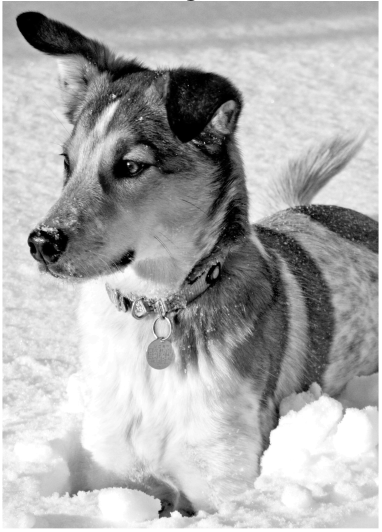
#> input picture Mathe/Numerik_2/Proseminar/Blatt 12/dog (1).png, 382 x 532 px, found by its file name
$ jupyter execute sheet_12_lukas_meinschad.ipynb
#> lines starting #> are read from the running program, lines starting #| are printed output that depends on the picture
[cell 1]
import numpy as np
import matplotlib.pyplot as plt
np.random.seed(42)

# Exercise 1 Power iteration algorithm

We here consider the matrix $A \in M_N(\mathbb{R})$ defined by

\begin{equation}
A = \begin{pmatrix}
2 & -1 & 0 ... & 0 \\
-1 & 2 & -1 & 0 ... & 0 \\
0 & ... & ...& ... & 0 \\
... & ... & -1 & 2 & -1 \\
0 & ... & 0 & -1 & 2
\end{pmatrix}
\end{equation}

## Part 1

We consider the Cases $N=10$ and $N=100$ we will construct $A$ for the 2 vlaues of $N$ and programm the power method to compute the largest eigenvalue of $A$ plot the evolution of the computed eigenvalue as a function of the number of iterations.

We consider a diagonizable matrix $A$ with the eigenvalue decompositon

\begin{equation}
A = V \Lambda V^{-1}
\end{equation}

with $\Lambda = diag(\lambda_1, \lambda_2, ..., \lambda_N)$ the diagonal matrix of eigenvalues and $V$ the matrix of eigenvectors. The power method consists in iteratively computing

When we take powers of $A$:

$A^k = V \Lambda^k V^{-1}$

Idea take a random vector $b \in \mathbb{R}^N$ and compute

\begin{equation}
b = \sum_{i=1}^N v_ib_i = V \tilde{b}
\end{equation}

Now rewrite $A^k b = A^k V \tilde{b}$ as a sum over eigenvalues

**Final Algorithm**
1. Draw random vector $b_0$
2. Set $b_1 := Ab_0$
3. For $k=2... K,$ set $\tilde{b}_k := Ab_{k-1}$ normalize by setting $b_k = \frac{\tilde{b}_k}{\|\tilde{b}_k\|}$
4. Return $b_K$

[cell 2]
import numpy as np

def create_tridiagonal_matrix(N):
    """Creates the tridiagonal matrix A of size N x N as described above."""
    A = 2 * np.eye(N)
    for i in range(N - 1):
        A[i, i + 1] = -1
        A[i + 1, i] = -1
    return A

[cell 3]
def power_iteration_eigvals(A,num_iterations=1000):
    """
    Applies the powert iteration method to find the largest eigenvalue of matrix A
    """
    b = np.random.rand(A.shape[1])
    b_k_list = []

    for i in range(num_iterations):

        # New
        b_k_tilde = A @ b
        b_k = b_k_tilde / np.linalg.norm(b_k_tilde)
        b_k_list.append(b_k)
        b = b_k

    return b, b_k_list

Now for the values values of $N = 10$ and $N=100$ we plot the evolution of the eigenvalue as a function of the nmber of iterations. And provide the order and rate of convergence.

[cell 4]
# Compute and plot the evolution of the largest eigenvalue estimate for N=10 and N=100

Ns = [10, 100]
num_iterations = 100

plt.figure(figsize=(12, 5))

for idx, N in enumerate(Ns):
    A = create_tridiagonal_matrix(N)
    _, b_k_list = power_iteration_eigvals(A, num_iterations=num_iterations)
    plt.plot(range(num_iterations), [np.linalg.norm(A @ b_k) for b_k in b_k_list], label=f'N={N}')

plt.xlabel('Iteration')
plt.ylabel('Estimated Largest Eigenvalue')
plt.title('Power Iteration: Convergence of Largest Eigenvalue Estimate')
plt.legend()
plt.grid(True)
plt.show()

[cell 5]
b, _ = power_iteration_eigvals(create_tridiagonal_matrix(100), num_iterations=1000)
print(f"Largest eigenvalue estimate for N=100: {np.linalg.norm(create_tridiagonal_matrix(100) @ b)}")
b, _ = power_iteration_eigvals(create_tridiagonal_matrix(10), num_iterations=1000)
print(f"Largest eigenvalue estimate for N=10: {np.linalg.norm(create_tridiagonal_matrix(10) @ b)}")

## Part 2

Programm the inverse power method to compute the smalles eigenvalue of $A$ and again plot the evolution of this eigenvalue a a function of the number of iterations provide the order and rate of convergence.

[cell 6]
def inverse_power_iteration_eigvals(A, num_iterations=100):
    A_inv = np.linalg.inv(A)
    b = np.random.rand(A.shape[1])
    b_k_list = []
    for i in range(num_iterations):
        b_k_tilde = A_inv @ b
        b_k = b_k_tilde / np.linalg.norm(b_k_tilde)
        b_k_list.append(b_k)
        b = b_k
    return b, b_k_list

[cell 7]
plt.figure(figsize=(12, 5))
num_iterations=30
Ns = [10,30,50, 100]
for N in Ns:
    A = create_tridiagonal_matrix(N)
    _, b_k_list = inverse_power_iteration_eigvals(A, num_iterations=num_iterations)
    # Estimate smallest eigenvalue at each iteration
    eigvals_inv = [np.linalg.norm(A @ b_k) for b_k in b_k_list]
    plt.plot(range(num_iterations), eigvals_inv, label=f'N={N}')

plt.xlabel('Iteration')
plt.ylabel('Estimated Smallest Eigenvalue')
plt.title('Inverse Power Iteration: Convergence of Smallest Eigenvalue Estimate')
plt.legend()
plt.grid(True)
plt.show()
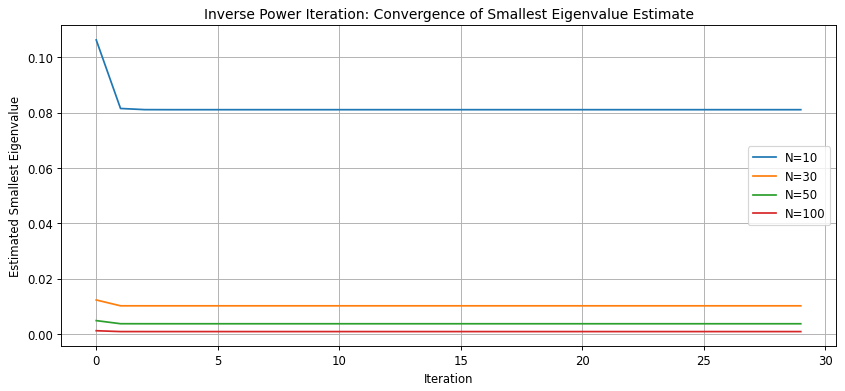
#> figure drawn by matplotlib, 1 panel; curve peaks at x = 0, y = 0.106; curve peaks at x = 0, y = 0.0124; curve peaks at x = 0, y = 0.00493

## Part 3 (Optional)

It can be shown that the eigenvalues of $A$ lie between $0$ and $$ implement an algoritm to compute the eigenvalue of $A$ closest to $1$

[cell 8]
A = create_tridiagonal_matrix(3)
eigvals, eigenvecs = np.linalg.eig(A)
print(f"Eigenvalues of the tridiagonal matrix A (N=100): {eigvals}")

**Shifted Inverse Power Method**

So the inverse power method computes the eigenvalue closest to $0$, by shifting we can compute the eigenvalue closest to any chosen value $s$. Then by searching various values of this $s$ we can hope to find all other eigenvalues.

Main idea is that for any number $s$ matrix $A-sI$ has eigenvalues $\lambda_i -  s$ with the same eigenvectors as $A$

\begin{equation}
(A-sI)v_i = (\lambda_i - s)v_i
\end{equation}

Thus applying the inverse power method to $A-sI$ computes the largest eigenvalue $\gamma$ and then $\lambda=1/(\gamma + s)$ is the eigenvalue closest to $s$.

[cell 9]
from scipy.linalg import lu_factor, lu_solve

def shifted_inverse_power_method(A,s,max_iter=1000,tol=1e-10):
    """
    Uses the shifted inverse power method to find the eigenvalue closest to s.

    Parameters:
    A : np.ndarray
        The matrix for which we want to find the eigenvalue.
    s : float
        The shift value, (search value)
    max_iter : int
        The maximum number of iterations.
    tol : float
        The tolerance for convergence.
    """
    n = A.shape[0]
    I = np.eye(n)
    A_shifted = A - s * I

    # LU Decomposition
    lu, piv = lu_factor(A_shifted)

    v = np.random.rand(n)
    v = v/ np.linalg.norm(v)

    eigenvalue_old = 0
    for _ in range(max_iter):
        # Solve (A-sI)w = v
        w = lu_solve((lu, piv), v)

        # Approximate the eigenvalue
        eigenvalue_new = np.dot(v,w)

        #Normalize
        v_new = w/ np.linalg.norm(w)

        # Check for convergence
        if np.abs(eigenvalue_new - eigenvalue_old) < tol:
            break
        v = v_new
        eigenvalue_old = eigenvalue_new

    # Convert back
    eigenvalue = s + 1/eigenvalue_new
    return eigenvalue, v

# Now implement a method to get all the eigenvalues of the matrix A using the shifted inverse power method

def find_all_eigenvalues(A, num_shifts=10, max_iter=1000,tol=1e-8):
    """
    Finds all the eigenvalues of the matrix A using the shifted inverse power method

    Parameters:
    A : np.ndarray
        The matrix for which we want to find the eigenvalues.
    num_shifts : int
        The number of shifts to use.
    max_iter : int
        The maximum number of iterations.
    tol : float
        The tolerance for convergence.
    """
#> called with A = array of shape (6, 6), num_shifts = 100, max_iter = 1000, tol = 1e-08
    n = A.shape[0]
    eigenvalues = []

    # Find the largest magnitude eigenvalue
    # For this i use normal power iteration
    b, _ = power_iteration_eigvals(A, num_iterations=max_iter)
    lambda_max = np.linalg.norm(A @ b)
    eigenvalues.append(lambda_max)

    # For symmetric matrices the range
    # of eigenvalues is givren by [-|lambda_max|, |lambda_max|]
    if np.allclose(A, A.T):
        a  = -abs(lambda_max)
        b = abs(lambda_max)
    else:
        # For normal matrices we use Gershgorin Circles
        a = np.min(np.diag(A) - np.sum(np.abs(A),axis=1))
        b = np.max(np.diag(A) + np.sum(np.abs(A),axis=1))

    print(a,b)
    # Generate shifts
    shifts = np.linspace(a, b, num_shifts)

    for s in shifts:
        try:
            lambda_s, _ = shifted_inverse_power_method(A, s, max_iter=max_iter, tol=tol)

            # Check if this is a new eigenvalue
            is_new = True
            for ev in eigenvalues:
                if np.abs(ev-lambda_s) < tol:
                    is_new = False
                    break
            if is_new:
                eigenvalues.append(lambda_s)
        except np.linalg.LinAlgError:
            print(f"Failed to converge for shift {s}. Skipping.")
            continue
    # Remove duplicates and sort
    unique_eigenvalues = np.unique(np.round(eigenvalues, decimals=5))

    return sorted(unique_eigenvalues)

[cell 10]
# Find all eigenvalues of the tridiagonal matrix A for N=100
A = create_tridiagonal_matrix(6)
eigenvalues = find_all_eigenvalues(A, num_shifts=100, max_iter=1000, tol=1e-8)
print(eigenvalues)

# find eigenvalues using numpy
eigenvalues_np, _ = np.linalg.eig(A)
print(f"Eigenvalues using numpy: {np.sort(eigenvalues_np)}")

One can here clearly see that this method works, but it is not very efficient and very dependent on the choice of the number of shifts.

# Exercise 2 (Power Iteration Algorithm)

In this example, we explore the limitations of the power method. Let $A$ be the matrix

## Part 1

Implement the power method with the initial vector $x_0 = (1,0,0,0)^T$ and study the evolution of the computed eigenvalue and plot $||x_k||_2$ as a function of iterations.

[cell 11]
A= np.array(
    [[0.5172, 0.5473, -1.224, 0.8012],
    [0.5473, 1.388, 1.353, -1.112],
    [-1.224, 1.353, 0.03642, 2.893],
    [0.8012, -1.112, 2.893, 0.05172]]
)

mu_1 = -4
mu_2 = 3
mu_3 = 2
mu_4 = 1

w_1 = np.array([0.3225,-0.3225,0.6451,-0.6129])
w_2 = np.array([-0.1290,0.1290,0.7419,-0.6451])

[cell 12]
# Power method with initial vector x0 = (1, 0, 0, 0)^T for matrix A
x0 = np.array([1.0, 0.0, 0.0, 0.0])
num_iters = 30
x = x0.copy()
norms = []
eig_estimates = []

for _ in range(num_iters):
    x = A @ x
    norm_x = np.linalg.norm(x)
    norms.append(norm_x)
    x = x / norm_x
    eig_estimates.append(x @ (A @ x))

plt.figure(figsize=(10, 4))
plt.subplot(1, 2, 1)
plt.plot(range(1, num_iters+1), eig_estimates, marker='o')
plt.xlabel('Iteration')
plt.ylabel('Estimated Eigenvalue')
plt.title('Power Method: Eigenvalue Estimate')

plt.subplot(1, 2, 2)
plt.plot(range(1, num_iters+1), norms, marker='o')
plt.xlabel('Iteration')
plt.ylabel(r'$||x_k||_2$')
plt.title('Power Method: Norm Evolution')

plt.tight_layout()
plt.show()
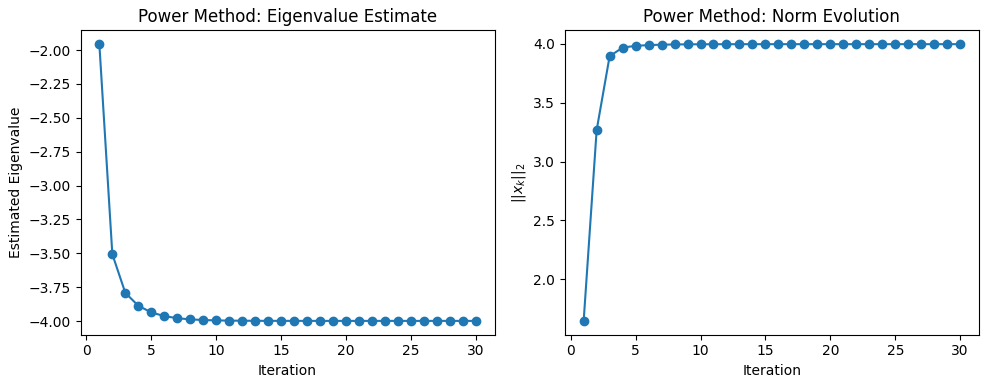
#> figure drawn by matplotlib, 2 panels; panel 1: curve peaks at x = 1, y = -1.96; panel 2: curve peaks at x = 30, y = 4

[cell 13]
# Power method with initial vector x0 = (1, 1, 1, 0)^T for matrix A
x0_new = np.array([1, 1.0, 1.0, 0.0])
x_new = x0_new.copy()
norms_new = []
eig_estimates_new = []

for _ in range(num_iters):
    x_new = A @ x_new
    norm_x_new = np.linalg.norm(x_new)
    norms_new.append(norm_x_new)
    x_new = x_new / norm_x_new
    eig_estimates_new.append(x_new @ (A @ x_new))

plt.figure(figsize=(10, 4))
plt.subplot(1, 2, 1)
plt.plot(range(1, num_iters+1), eig_estimates_new, marker='o', label='x0=(1,1,1,0)')
plt.xlabel('Iteration')
plt.ylabel('Estimated Eigenvalue')
plt.title('Power Method: Eigenvalue Estimate')
plt.legend()

plt.subplot(1, 2, 2)
plt.plot(range(1, num_iters+1), norms_new, marker='o', label='x0=(1,1,1,0)')
plt.xlabel('Iteration')
plt.ylabel(r'$||x_k||_2$')
plt.title('Power Method: Norm Evolution')
plt.legend()

plt.tight_layout()
plt.show()
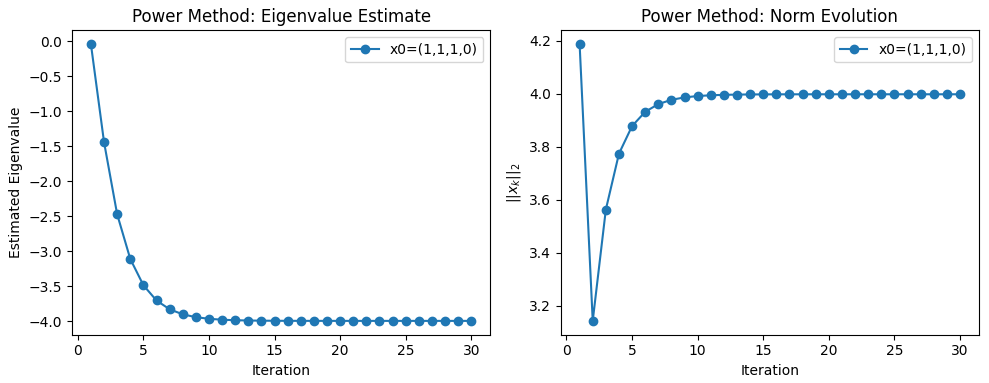
#> figure drawn by matplotlib, 2 panels; panel 1: curve peaks at x = 1, y = -0.0424; panel 2: curve peaks at x = 1, y = 4.19

[cell 14]
# Power method with initial vector x0 = (1, 1, 0, 0)^T for matrix A
x0_ortho = np.array([1.0, 1.0, 0.0, 0.0])
x_ortho = x0_ortho.copy()
norms_ortho = []
eig_estimates_ortho = []

for _ in range(num_iters):
    x_ortho = A @ x_ortho
    norm_x_ortho = np.linalg.norm(x_ortho)
    norms_ortho.append(norm_x_ortho)
    x_ortho = x_ortho / norm_x_ortho
    eig_estimates_ortho.append(x_ortho @ (A @ x_ortho))

plt.figure(figsize=(10, 4))
plt.subplot(1, 2, 1)
plt.plot(range(1, num_iters+1), eig_estimates_ortho, marker='o', label='x0=(1,1,0,0)')
plt.xlabel('Iteration')
plt.ylabel('Estimated Eigenvalue')
plt.title('Power Method: Eigenvalue Estimate')
plt.legend()

plt.subplot(1, 2, 2)
plt.plot(range(1, num_iters+1), norms_ortho, marker='o', label='x0=(1,1,0,0)')
plt.xlabel('Iteration')
plt.ylabel(r'$||x_k||_2$')
plt.title('Power Method: Norm Evolution')
plt.legend()

plt.tight_layout()
plt.show()
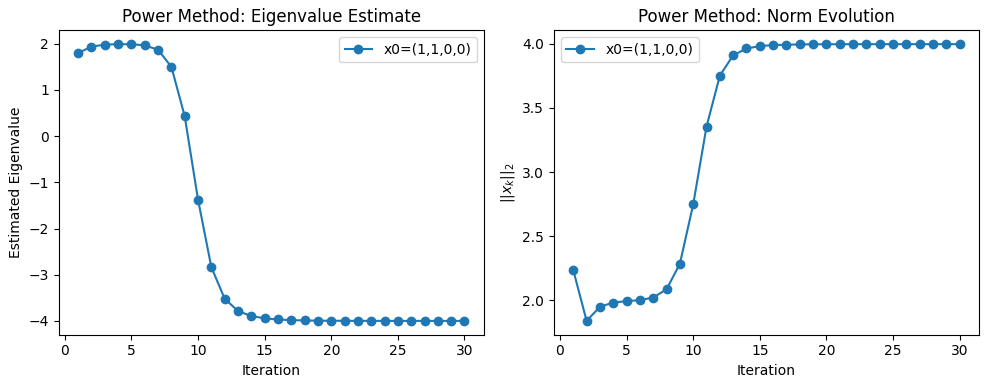
#> figure drawn by matplotlib, 2 panels; panel 1: curve peaks at x = 4, y = 1.99; panel 2: curve peaks at x = 30, y = 4

# Exercise 3 (SVD)

Create the following 2D NumPY Arrays:

+ A small $3 \times 2$ matrix
+ A $5 \times 5 $matrix with repeated rows/columns
+ A $10 \times 8$ matrix with random values

[cell 15]
# Small 3x2 matrix
A_small = np.array([[1, 2],
                    [3, 4],
                    [5, 6]])

# 5x5 matrix with repeated rows/columns
A_repeated = np.array([[1, 2, 3, 4, 5],
                       [1, 2, 3, 4, 5],
                       [6, 7, 8, 9, 0],
                       [6, 7, 8, 9, 0],
                       [1, 2, 3, 4, 5]])

# 10x8 matrix with random values
A_random = np.random.rand(10, 8)

print("A_small:\n", A_small)
print("\nA_repeated:\n", A_repeated)
print("\nA_random:\n", A_random)

For each matrix:

+ Print the original matrix
+ Compute its SVD using numpy's `np.linalg.svd` function
+ Print U,S,V^T
+ Verify that $A = U S V^T$ by reconstructing the original matrix from the SVD components.
+ Plot the singular value

[cell 16]
matrices = {
    "A_small": A_small,
    "A_repeated": A_repeated,
    "A_random": A_random
}

for name, mat in matrices.items():
    print(f"\n{name}:\n{mat}\n")
    U, S, VT = np.linalg.svd(mat, full_matrices=False)
    print(f"U ({name}):\n{U}\n")
    print(f"S ({name}):\n{S}\n")
    print(f"V^T ({name}):\n{VT}\n")

    # Reconstruct the matrix
    S_mat = np.diag(S)
    A_reconstructed = U @ S_mat @ VT
    print(f"Reconstructed {name}:\n{A_reconstructed}\n")
    print(f"Reconstruction close: {np.allclose(mat, A_reconstructed)}\n")

    # Plot singular values
    plt.figure()
    plt.plot(S, 'o-', label=f'Singular values of {name}')
    plt.title(f'Singular Values of {name}')
    plt.xlabel('Index')
    plt.ylabel('Singular Value')
    plt.legend()
    plt.grid(True)
    plt.show()
#> this loop made 3 passes
#> pass 1, `plt.show()`:
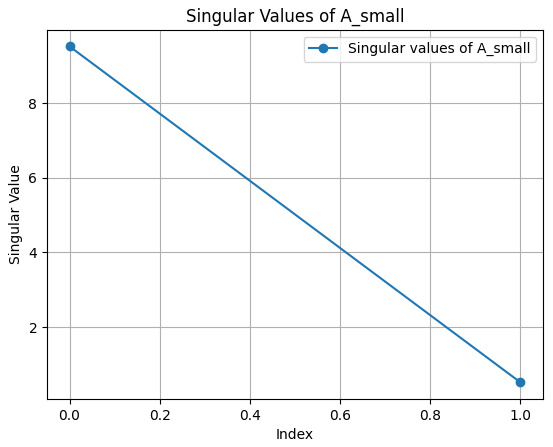
#> figure drawn by matplotlib, 1 panel
#> pass 2, `plt.show()`:
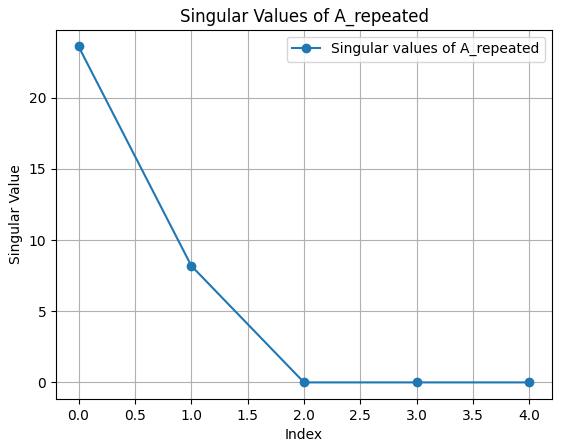
#> figure drawn by matplotlib, 1 panel

## Part 2

Load the image dog.png and convert it to grayscale.

+ Convert the image into a 2D NumPY float array
+ Compute tis full $SVD$ using $X = U*S*V^T$
+ Plot the first 100 singular values and their cummulative normalized sum
+ Reconstruct the image using the first 5,20,100 singular values

[cell 17]
from PIL import Image
import numpy as np

import matplotlib.pyplot as plt

# Load the image
image = Image.open('/Users/lukas/Desktop/Studium/Mathe/Numerik_2/Proseminar/Blatt 12/dog (1).png').convert('L')  # Convert to grayscale
image

Awwwww so cute doggo!

[cell 18]
# Now convert the image to a numpy array
image_array = np.array(image)
print("Image shape:", image_array.shape)

[cell 19]
# apply SVD
U, S, VT = np.linalg.svd(image_array, full_matrices=False)
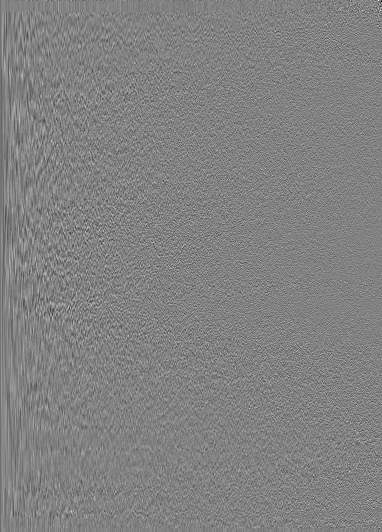
#> U: shape (532, 382) float64; min -0.379, max 0.365, mean -0.000145; drawn with min black and max white
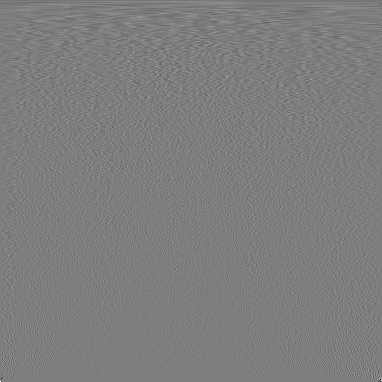
#> VT: shape (382, 382) float64; min -0.874, max 0.894, mean -0.000104; drawn with min black and max white
#> S = 382 values, max 79887.3 at index 0, min 4.51e-12 at index 381, mean 618.7

# Plot first 100 singular values and cummulative sum
plt.figure(figsize=(12, 6))
plt.subplot(1, 2, 1)
plt.plot(S[:100], 'o-', label='First 100 Singular Values')
plt.title('First 100 Singular Values of Image')
plt.xlabel('Index')
plt.ylabel('Singular Value')
plt.legend()
plt.grid(True)
plt.subplot(1, 2, 2)
plt.plot(np.cumsum(S) / np.sum(S), label='Cumulative Sum of Singular Values')
plt.title('Cumulative Sum of Singular Values')
plt.xlabel('Index')
plt.ylabel('Cumulative Sum')
plt.legend()
plt.grid(True)
plt.tight_layout()
plt.show()
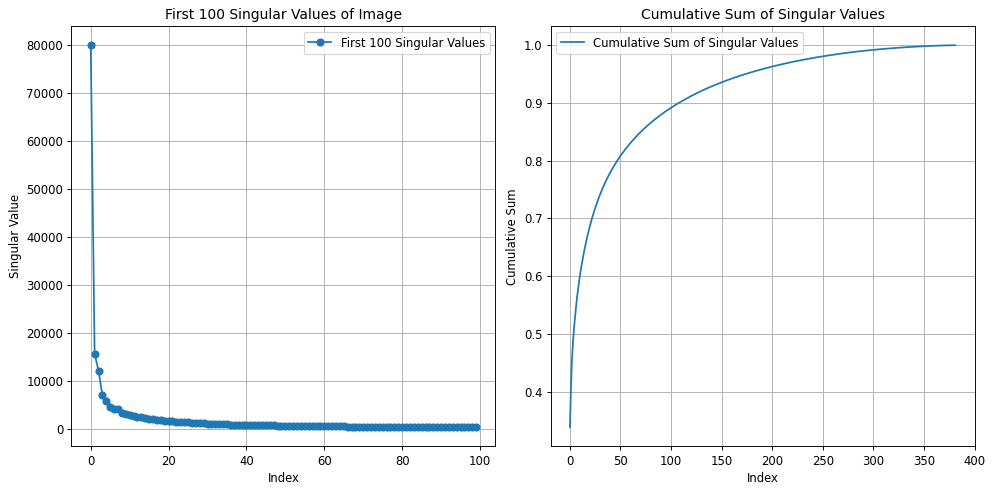
#> figure drawn by matplotlib, 2 panels; panel 1: curve peaks at x = 0, y = 79887.3; panel 2: curve peaks at x = 378, y = 1

[cell 20]
# Reconstruct the image using first r=5,20,100 singular vlaues

def reconstruct_image(U, S, VT, r):
    """Reconstructs the image using the first r singular values."""
    S_r = np.zeros((U.shape[0], VT.shape[0]))
    S_r[:r, :r] = np.diag(S[:r])
    return U[:, :r] @ S_r[:r, :r] @ VT[:r, :]

# Reconstruct the image using first r=5,20,100 singular values
r_values = [5, 20, 100]
reconstructed_images = []
for r in r_values:
    reconstructed_image = reconstruct_image(U, S, VT, r)
    reconstructed_images.append(reconstructed_image)
#> this loop made 3 passes
#> pass 1, `reconstructed_image = reconstruct_image(U, S, VT, r)`:
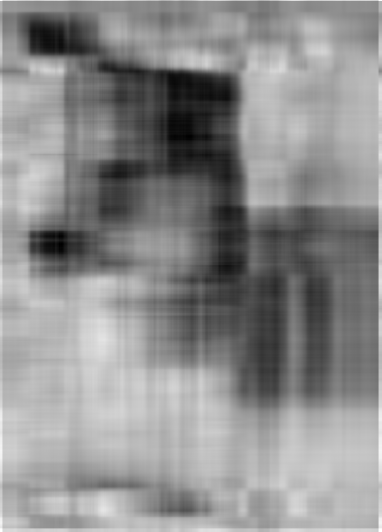
#> reconstructed_image: shape (532, 382) float64; min -2.7, max 315.4, mean 173; drawn with min black and max white
#> after the loop, reconstructed_images = 3 items
# Plot the original and reconstructed images
plt.figure(figsize=(15, 5))
plt.subplot(1, len(r_values) + 1, 1)
plt.imshow(image_array, cmap='gray')
plt.title('Original Image')
plt.axis('off')
for i, r in enumerate(r_values):
    plt.subplot(1, len(r_values) + 1, i + 2)
    plt.imshow(reconstructed_images[i], cmap='gray')
    plt.title(f'Reconstructed Image (r={r})')
    plt.axis('off')
#> (the rest of the program and of its run is left out)
